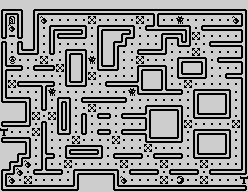

The image is a tile-based game level rendered from a .tmx file. Its description and complete source (layers, tilesets, objects, tile grids) follow:
An orthogonal 31x24 tile map with 8x8 px tiles, 2 tile layers (Scene, Objects), 2 tilesets.

<map version="1.10" tiledversion="1.11.0" orientation="orthogonal" renderorder="right-down" width="31" height="24" tilewidth="8" tileheight="8" infinite="0" nextlayerid="4" nextobjectid="1">
 <tileset firstgid="1" source="tileset.tsx" />
 <tileset firstgid="20" source="objects.tsx" />
 <layer id="1" name="Scene" width="31" height="24">
  <data encoding="csv">
18,18,18,18,18,18,18,18,18,18,18,18,18,18,18,18,18,18,18,18,18,18,18,18,18,18,18,18,18,18,18,
5,1,6,18,5,1,1,1,1,1,1,1,1,1,1,1,1,1,1,14,1,1,1,1,1,1,1,1,1,1,6,
2,19,2,18,2,17,16,16,16,16,16,16,16,16,16,16,16,16,16,2,16,16,16,16,16,16,16,16,16,17,2,
2,17,2,18,2,16,5,1,1,1,6,16,5,1,1,1,6,16,7,13,1,1,1,6,16,7,1,1,1,1,11,
10,15,10,18,2,16,2,7,1,1,4,16,2,18,18,5,4,16,16,16,5,1,6,2,16,16,16,16,16,16,2,
9,16,9,18,2,16,2,16,16,16,16,16,2,18,5,4,16,16,16,16,2,16,3,4,16,16,7,1,1,1,11,
2,16,3,1,4,16,10,16,5,1,6,16,2,18,2,16,16,7,1,1,4,16,16,16,16,16,16,16,16,16,2,
2,16,16,16,16,16,16,16,2,18,2,16,2,18,2,16,16,16,16,16,16,16,5,1,1,6,16,7,1,1,11,
12,1,8,16,7,1,8,16,2,18,2,16,3,1,4,16,16,5,1,1,6,16,2,18,18,2,16,16,16,16,2,
2,16,16,16,16,16,16,16,2,18,2,16,16,16,16,16,16,2,18,18,2,16,3,1,1,4,16,16,7,1,11,
2,16,7,1,1,14,8,16,3,1,4,16,16,7,1,1,1,11,18,18,2,16,16,16,16,16,16,16,16,16,2,
2,16,16,16,16,2,16,16,16,16,16,16,16,16,16,16,16,3,1,1,13,1,8,16,5,1,1,1,6,16,2,
3,1,1,6,16,2,16,5,6,16,7,1,1,1,1,8,16,16,16,16,16,16,16,16,2,18,18,18,2,16,2,
18,18,18,2,16,10,16,2,2,16,16,16,16,16,16,16,16,16,5,1,1,1,6,16,2,18,18,18,2,16,2,
18,18,18,2,16,16,16,2,2,16,9,16,7,8,16,7,1,1,11,18,18,18,2,16,3,1,1,1,4,16,2,
7,1,1,4,16,9,16,2,2,16,2,16,16,16,16,16,16,16,2,18,18,18,2,16,16,16,16,16,16,16,2,
18,16,16,16,16,2,16,3,4,16,10,16,7,8,16,7,1,1,11,18,18,18,2,16,5,1,1,1,6,16,2,
7,1,1,6,16,2,16,16,16,16,16,16,16,16,16,16,16,16,3,1,1,1,4,16,2,18,18,18,2,16,2,
18,18,18,2,16,2,16,16,5,1,1,1,6,16,16,16,16,16,16,16,16,16,16,16,2,18,18,18,2,16,2,
18,18,5,4,16,12,8,16,3,1,1,1,4,16,7,1,1,8,16,7,1,1,8,16,3,1,1,1,4,16,2,
18,5,4,17,16,2,16,16,16,16,16,16,16,16,16,16,16,16,16,16,16,16,16,16,16,16,16,16,16,16,2,
5,4,17,16,7,13,1,8,16,5,1,1,1,1,6,16,7,1,1,8,16,7,1,1,8,16,7,1,1,1,4,
2,17,16,16,16,16,16,16,16,2,18,18,18,18,2,17,16,16,16,16,16,16,18,16,16,16,16,16,16,16,18,
3,1,1,1,1,1,1,1,1,4,18,18,18,18,3,1,1,1,1,1,1,1,1,1,1,1,1,1,1,1,8
</data>
 </layer>
 <layer id="3" name="Objects" width="31" height="24">
  <data encoding="csv">
0,0,0,0,0,0,0,0,0,0,0,0,0,0,0,0,0,0,0,0,0,0,0,0,0,0,0,0,0,0,0,
0,0,0,0,0,0,0,0,0,0,0,0,0,0,0,0,0,0,0,0,0,0,0,0,0,0,0,0,0,0,0,
0,24,0,0,0,0,0,0,0,0,0,26,0,0,0,0,0,26,0,0,0,0,20,0,0,0,0,0,0,0,0,
0,0,0,0,0,0,0,0,0,0,0,0,0,0,0,0,0,0,0,0,0,0,0,0,0,0,0,0,0,0,0,
0,23,0,0,0,0,0,0,0,0,0,0,0,0,0,0,0,0,0,0,0,0,0,0,26,0,0,0,0,0,0,
0,0,0,0,0,0,0,0,0,0,0,0,0,0,0,0,0,0,0,0,0,0,0,0,0,0,0,0,0,0,0,
0,0,0,0,0,0,0,0,0,0,0,0,0,0,0,0,0,0,0,0,0,0,0,0,26,0,0,0,0,0,0,
0,21,0,0,0,26,0,0,0,0,0,20,0,0,0,0,0,26,0,0,0,0,0,0,0,0,0,0,0,0,0,
0,0,0,0,0,0,0,26,0,0,0,0,0,0,0,0,0,0,0,0,0,0,0,0,0,0,0,0,0,0,0,
0,0,0,0,0,0,0,0,0,0,0,26,0,0,0,0,0,0,0,0,0,0,0,0,0,0,0,0,0,0,0,
0,26,0,0,0,0,0,0,0,0,0,0,0,0,0,0,0,0,0,0,0,0,0,26,0,0,0,0,0,0,0,
0,0,0,0,0,0,20,0,0,0,0,0,0,0,0,0,20,0,0,0,0,0,0,0,0,0,0,0,0,0,0,
0,0,0,0,0,0,0,0,0,0,0,0,0,0,0,0,0,0,0,0,0,0,0,0,0,0,0,0,0,0,0,
0,0,0,0,0,0,0,0,0,0,0,26,0,0,0,0,0,0,0,0,0,0,0,0,0,0,0,0,0,0,0,
0,0,0,0,26,0,26,0,0,0,0,0,0,0,0,0,0,0,0,0,0,0,0,0,0,0,0,0,0,0,0,
0,0,0,0,0,0,0,0,0,0,0,0,0,0,0,0,0,0,0,0,0,0,0,26,0,0,0,0,0,26,0,
25,0,0,0,26,0,0,0,0,0,0,0,0,0,0,0,0,0,0,0,0,0,0,0,0,0,0,0,0,0,0,
0,0,0,0,0,0,0,0,0,26,0,0,0,0,26,0,0,0,0,0,0,0,0,0,0,0,0,0,0,0,0,
0,0,0,0,0,0,0,0,0,0,0,0,0,0,0,0,0,0,26,0,0,0,0,0,0,0,0,0,0,0,0,
0,0,0,0,0,0,0,0,0,0,0,0,0,0,0,0,0,0,0,0,0,0,0,0,0,0,0,0,0,0,0,
0,0,0,0,0,0,0,0,26,0,0,0,0,0,0,26,0,0,0,0,26,0,0,0,0,26,0,0,0,0,0,
0,0,0,0,0,0,0,0,0,0,0,0,0,0,0,0,0,0,0,0,0,0,0,0,0,0,0,0,0,0,0,
0,0,0,26,0,0,0,0,0,0,0,0,0,0,0,0,0,0,0,0,26,0,22,0,0,26,0,0,0,0,25,
0,0,0,0,0,0,0,0,0,0,0,0,0,0,0,0,0,0,0,0,0,0,0,0,0,0,0,0,0,0,0
</data>
 </layer>
</map>